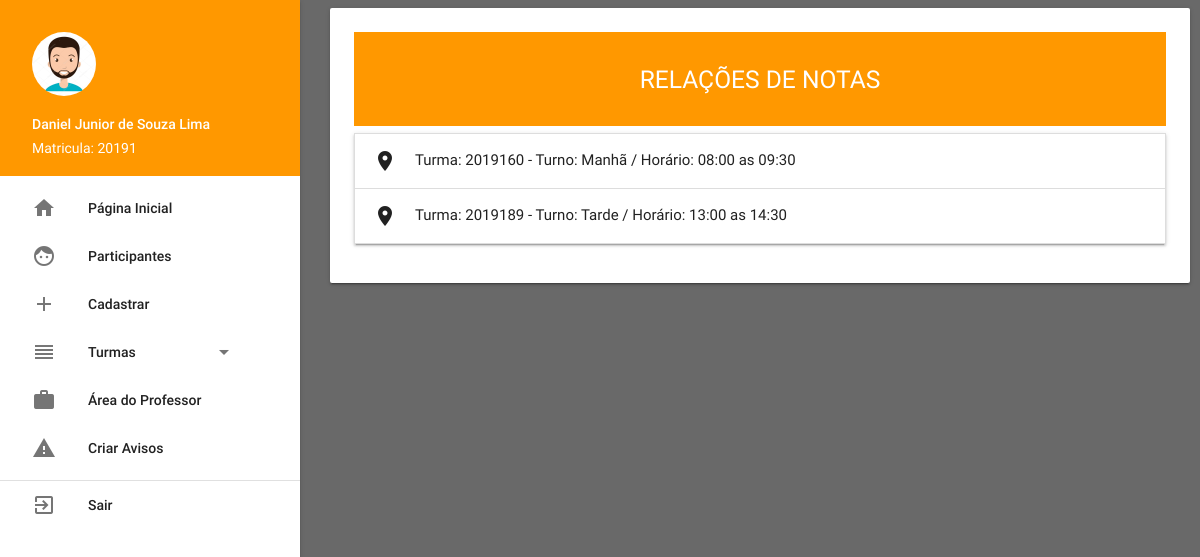
Screenshot of /professor/notas (signed in) with the database file from the repository.
### tables this page shows
CREATE TABLE `turmas` (
  `id` int(11) NOT NULL,
  `inicio` date DEFAULT NULL,
  `final` date DEFAULT NULL,
  `criacao` date DEFAULT NULL,
  `turma` varchar(25) DEFAULT NULL,
  `curso` varchar(25) DEFAULT NULL,
  `turno` varchar(15) DEFAULT NULL,
  `horario` varchar(20) DEFAULT NULL
);

### App/Controller/professorController.php (called while the page is built, shortened)
<?php
class professorController extends controller
{
    public function notas()
    {
        $professor = new professor();
        $dados['turmas'] = $professor->selectedTurmas();
        $this->template('professor', 'notas-participantes', $dados);
    }
}

### Core/core.php (called while the page is built, shortened)
<?php
    class Core{
        public function run(){
            $url = explode('index.php', $_SERVER['PHP_SELF']);
            $url = end($url);
            $params = array();
            if(!empty($url))
            {
                $url = explode('/', $url);
                array_shift($url);
                array_shift($url);
                if (isset($url[0]))
                {
                    $currentAction = $url[0];
                } else {
                    $currentAction = 'index';
                }
            } else {
                $currentAction = 'index';
                $currentController = 'homeController';
                $params = array();
            }
            $c = new $currentController();
            call_user_func_array(array($c, $currentAction), $params);
        }
    }

### index.php (called while the page is built, shortened)
<?php
    require_once('Core/core.php');
$core = new Core();
$core->run();

### App/Model/model.php (called while the page is built, shortened)
<?php
class model
{
    public function __construct()
    {
        try {
            $this->pdo = new PDO('mysql:host=sql201.byethost.com;port=3306;dbname=b15_22255918_inclusaodigital', 'b15_22255918', '86318162');
        } catch (PDOException $e) {
            echo 'Falhou a conexão com banco de dados (Error: ' . $e->getMessage() . ')';
        }
    }
}

### App/Model/professor.php (called while the page is built, shortened)
<?php
class professor extends model
{
    public function selectedTurmas()
    {
        $sql = "SELECT * FROM turmas ORDER BY turma ASC";
        $sql = $this->pdo->query($sql);
        if ($sql->rowCount() > 0) {
            return $sql->fetchAll();
        } else {
            return false;
        }
    }
}

### App/View/professor/notas-participantes.php (the view, shortened to what this page needs)
<div class="orange">
    <br>
    <h5 class="center-align color-white"><span class="text-white">RELAÇÕES DE NOTAS</span></h5>
    <br>
</div>
<ul class="collapsible" data-collapsible="accordion">
    <?php
    foreach ($turmas as $turmas) {
        if ($turmas['turno'] == 'manha') {
            $turno = 'Manhã';
        } else if ($turmas['turno'] == 'tarde') {
            $turno = 'Tarde';
        } else {
            $turno = 'Nenhum Turno Selecionado';
        }
        if ($turmas['horario'] == 'primeiro_horario') {
            $horario = '08:00 as 09:30';
          } else if ($turmas['horario'] == 'segundo_horario') {
            $horario = "09:30 as 11:00";
          } else if ($turmas['horario'] == 'terceiro_horario') {
            $horario = "13:00 as 14:30";
          } else if ($turmas['horario'] == 'quarto_horario') {
            $horario = "14:30 as 16:00";
          } else {
            $horario = "Sem Nenhum horário";
          }
        echo '<li>';
        echo '<div class="collapsible-header"><i class="material-icons">place</i>Turma: '.$turmas['turma'].' - Turno: '.$turno.' / Horário: '.$horario.'</div>';
        echo '</li>';
    }
    ?>
  </ul>

### src/css/style.css (style rules this page uses)
body { background-color: #696969; }
body, main, footer { padding-left: 330px; padding-right: 10px; }
.color-white { color: white; }

### rows the page displays
turmas: turma "2019160", turno "Manhã", horario "08:00 as 09:30"
turmas: turma "2019189", turno "Tarde", horario "13:00 as 14:30"

### other values shown
$_SESSION['nome_completo'] "Daniel Junior de Souza Lima"
$_SESSION['matricula'] "20191"
